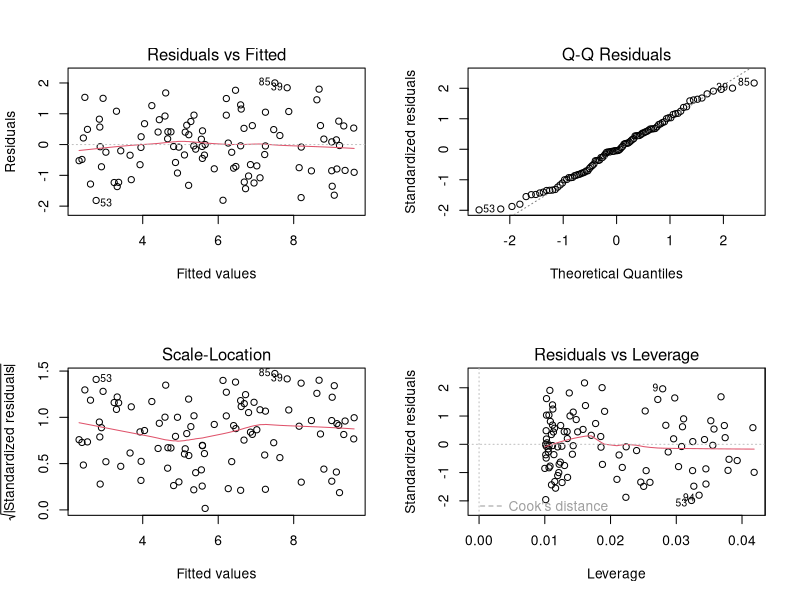
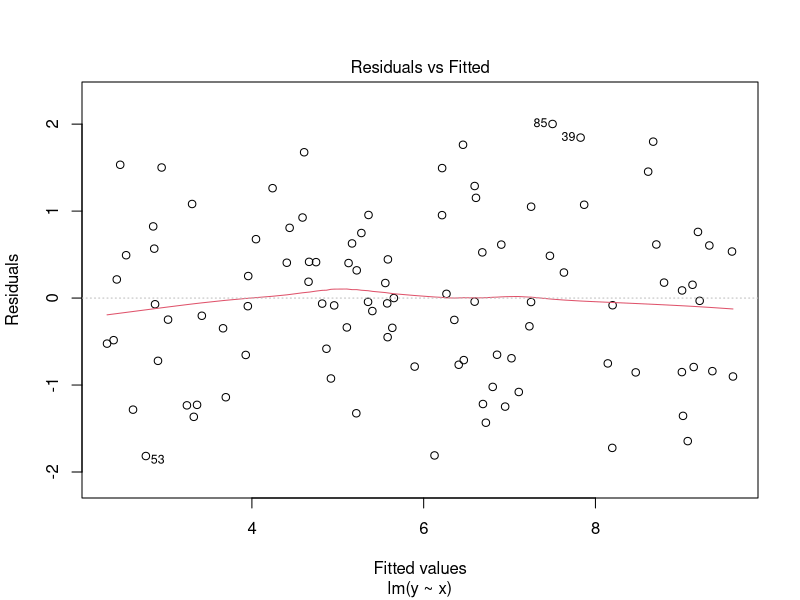
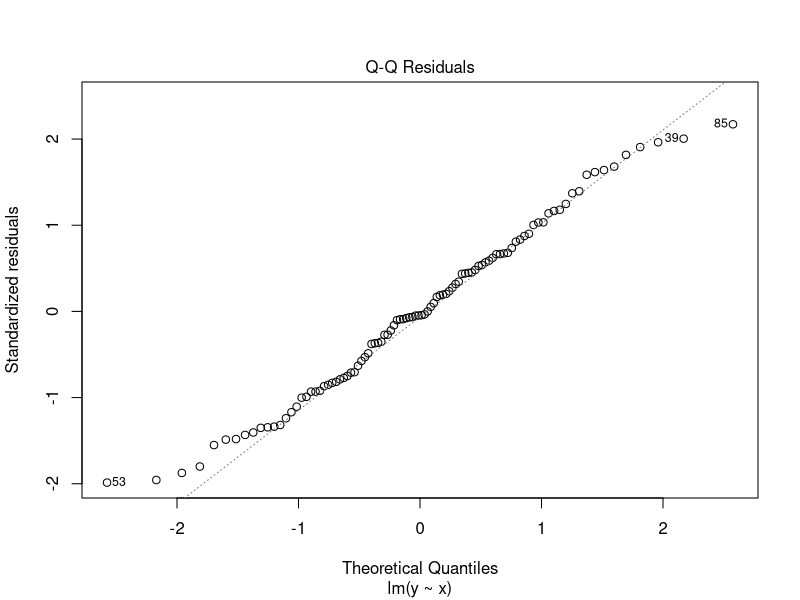
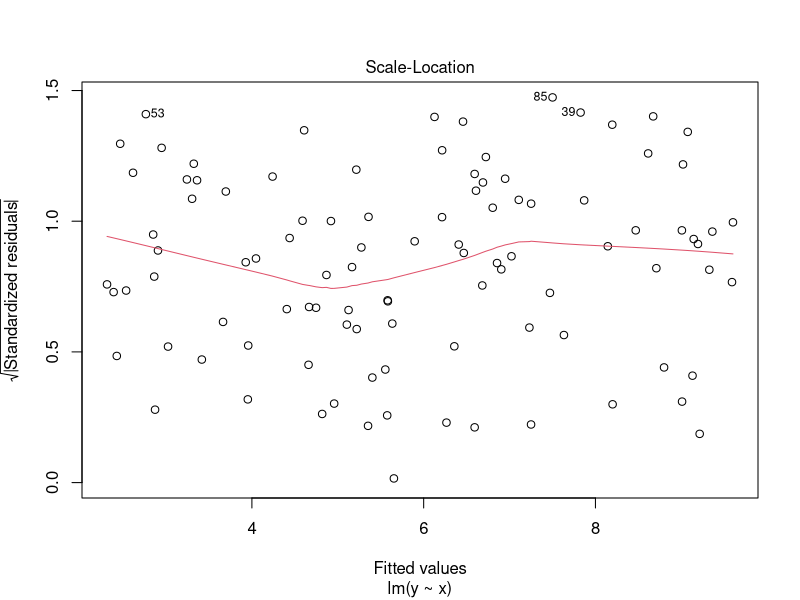
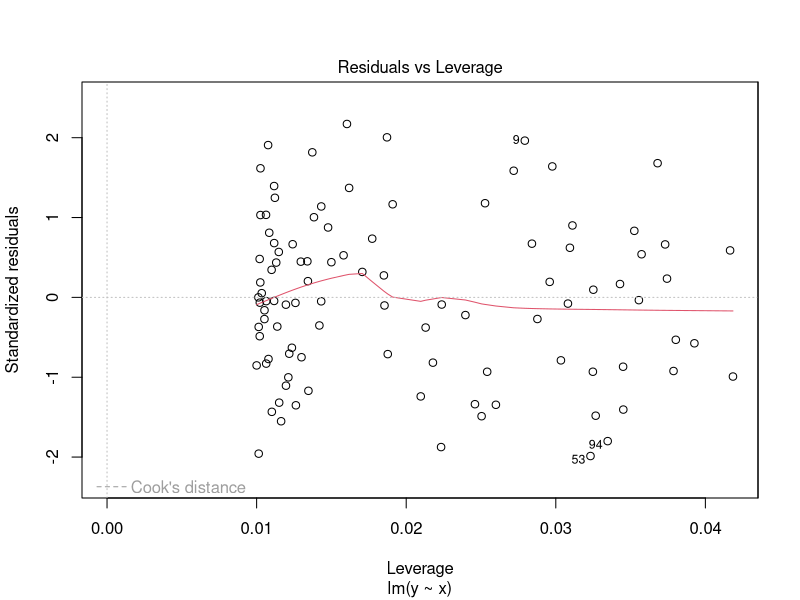
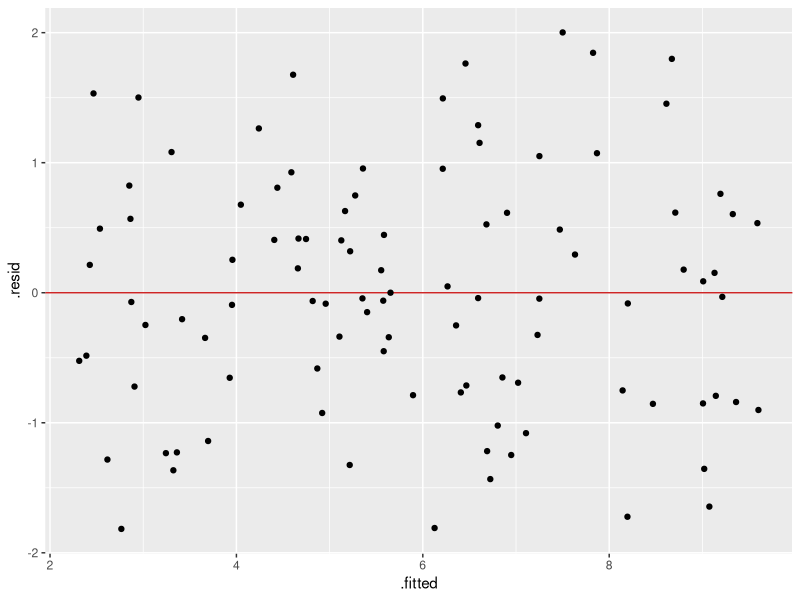
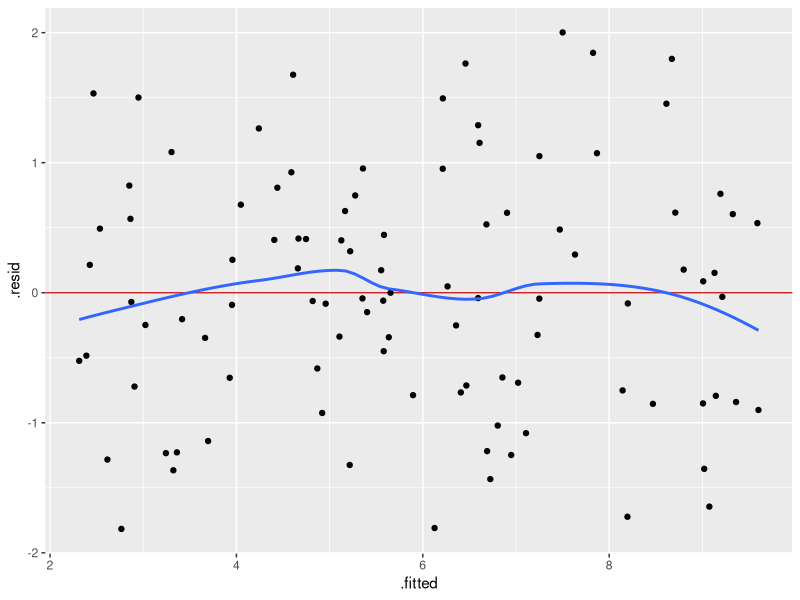
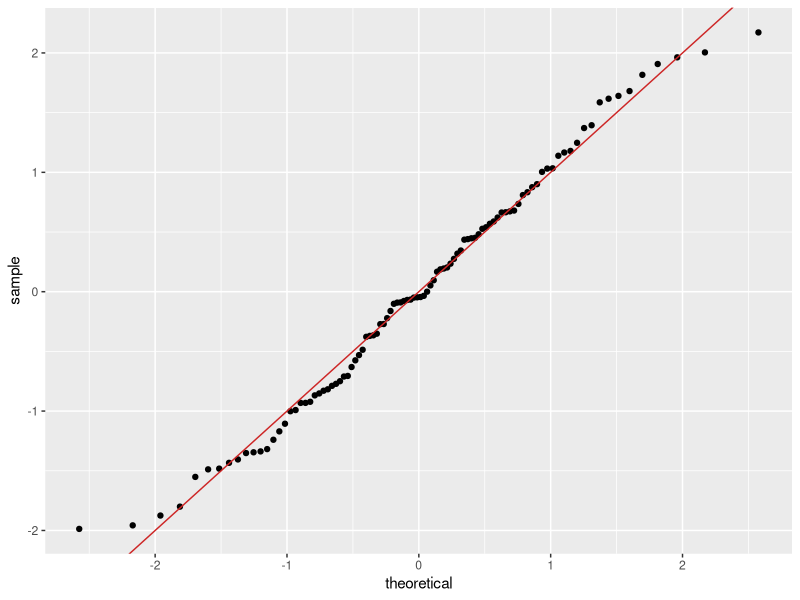

Here is the R script that generated these plots, in order:
####################################################
#                EPSY Computing Club               #                     
#                 Model Assumptions                #
#                  Yadira Peralta                  #
####################################################


# Generating the data
set.seed(13)
x = runif(n = 100, min = 0, max = 10)
y = 2 + 0.8*x + rnorm(n = 100, mean = 0, sd = 1)
mydata = data.frame(x,y)

# Fitting a linear regression
mylinreg = lm(y ~ x, data = mydata)
summary(mylinreg)

# Plots generated by base R
par(mfrow = c(2, 2))
plot(mylinreg)
par(mfrow = c(1, 1))
plot(mylinreg, which = 1)
plot(mylinreg, which = 2)
plot(mylinreg, which = 3)
plot(mylinreg, which = 5)


# Using fortify() and ggplot()
library(ggplot2)
myfortdata = fortify(mylinreg)
head(myfortdata)

# Homoscedasticity assumption
ggplot(data = myfortdata, aes(x = .fitted, y = .resid)) +
  geom_hline(yintercept = 0, colour = "firebrick3") +
  geom_point() 

# Linearity assumption
ggplot(data = myfortdata, aes(x = .fitted, y = .resid)) +
  geom_hline(yintercept = 0, colour = "firebrick3") +
  geom_point() +
  geom_smooth(se = FALSE)

# Normality assumption
ggplot(data = myfortdata, aes(sample = .stdresid)) +
  stat_qq() +
  geom_abline(colour = "firebrick3")

# Standardized residuals vs fitted values
ggplot(data = myfortdata, aes(x = .fitted, y = .stdresid)) +
  geom_hline(yintercept = 0, colour = "firebrick3") +
  geom_point() 

# Residuals vs. leverages
ggplot(data = myfortdata, aes(x = .hat, y = .stdresid)) +
  geom_point() +
  geom_smooth(se = FALSE) 


# Customized plots
# Start with a scatter plot of your data
ggplot(data = myfortdata, aes(x = x, y = y)) +
  geom_point() 

# Explore the relationship using "loess"
ggplot(data = myfortdata, aes(x = x, y = y)) +
  geom_point() +
  stat_smooth(method = "loess", se = FALSE) 

# Add a regression line 
ggplot(data = myfortdata, aes(x = x, y = y)) +
  geom_point() +
  stat_smooth(method = "lm", formula = y ~ x, se = FALSE)

# Adding observation number
ggplot(data = myfortdata, aes(x = .fitted, y = .resid)) +
  geom_hline(yintercept = 0, colour = "firebrick3") +
  geom_text(label = rownames(myfortdata))

# Points size reflecting Cook's distance
ggplot(data = myfortdata, aes(x = .fitted, y = .resid, size = .cooksd)) +
  geom_hline(yintercept = 0, colour = "firebrick3") +
  geom_point() +
  scale_size_area("Cook’s distance") 

# Residuals vs. leverages with observation number
ggplot(data = myfortdata, aes(x = .hat, y = .stdresid)) +
  geom_point() +
  geom_smooth(se = FALSE) +
  geom_text(label = rownames(myfortdata), size = 4) +
  geom_hline(yintercept = 2, lty = "dotted", colour = "slateblue1") +
  geom_hline(yintercept = -2, lty = "dotted", colour = "slateblue1") 


# Example 2: midwest data 
mylinreg2 = lm(poptotal ~ popwhite + popblack, data = midwest)
summary(mylinreg2)

# Explore your data
myfortdata2 = fortify(mylinreg2)
ggplot(data = myfortdata2, aes(x = popwhite, y = poptotal)) +
  geom_point() +
  stat_smooth(method = "loess", se = FALSE)

# Adding polinomial relationships
ggplot(data = myfortdata2, aes(x = popwhite, y = poptotal)) +
  geom_point() +
  stat_smooth(method = "lm", formula = y ~ x + I(x^2), colour = "red", se = FALSE) +
  stat_smooth(method = "lm", formula = y ~ x + I(x^2) + I(x^3), colour = "blue", se = FALSE)

# Plots generated by base R
par(mfrow = c(2, 2))
plot(mylinreg2)
par(mfrow = c(1, 1))

# Homoscedasticity assumption
ggplot(data = myfortdata2, aes(x = .fitted, y = .resid)) +
  geom_hline(yintercept = 0, colour = "firebrick3") +
  geom_point() 

# Normality assumption
ggplot(data = myfortdata2, aes(sample = .stdresid)) +
  stat_qq() +
  geom_abline(colour = "firebrick3")

# Standardized residuals vs fitted values
ggplot(data = myfortdata2, aes(x = .fitted, y = .stdresid)) +
  geom_hline(yintercept = 0, colour = "firebrick3") +
  geom_point() 

# Residuals vs. leverages
ggplot(data = myfortdata2, aes(x = .hat, y = .stdresid)) +
  geom_point() +
  geom_smooth(se = FALSE)



## Example 3: iris data
data(iris)
summary(iris)

# Scatter plot and smoother
ggplot(data = iris, aes(x = Petal.Length, y = Sepal.Length)) +
  geom_point() +
  stat_smooth(method = "loess", se = FALSE)

# Faceting by Species
ggplot(data = iris, aes(x = Petal.Length, y = Sepal.Length)) +
  geom_point() +
  stat_smooth(method = "loess", se = FALSE) +
  facet_wrap( ~ Species)

# Pattern within each group in the same graph
ggplot(data = iris, aes(x = Petal.Length, y = Sepal.Length, colour = factor(Species))) +
  geom_point() +
  stat_smooth(method = "loess", se = FALSE)


# Example 4: BodyWeight data
library(nlme)
data(BodyWeight)
summary(BodyWeight)

# Scatter plot and smoother
ggplot(data = BodyWeight, aes(x = Time, y = weight)) +
  geom_point() +
  stat_smooth(method = "loess", se = FALSE)

# Individual trajectories over time
ggplot(data = BodyWeight, aes(x = Time, y = weight, group = Rat)) +
  geom_point() +
  geom_line()

# Faceting by Rat
ggplot(data = BodyWeight, aes(x = Time, y = weight, group = Rat)) +
  geom_point() +
  geom_line() +
  facet_wrap( ~ Rat, ncol = 4)

# Observed mean over time for all the data
ggplot(data = BodyWeight, aes(x = Time, y = weight)) +
  geom_point() +
  stat_summary(fun.y = mean, geom="line", colour = "red")

# Observed mean over time by Diet
ggplot(data = BodyWeight, aes(x = Time, y = weight)) +
  geom_point() +
  stat_summary(fun.y = mean, geom="line", colour = "red") +
  facet_wrap( ~ Diet)






